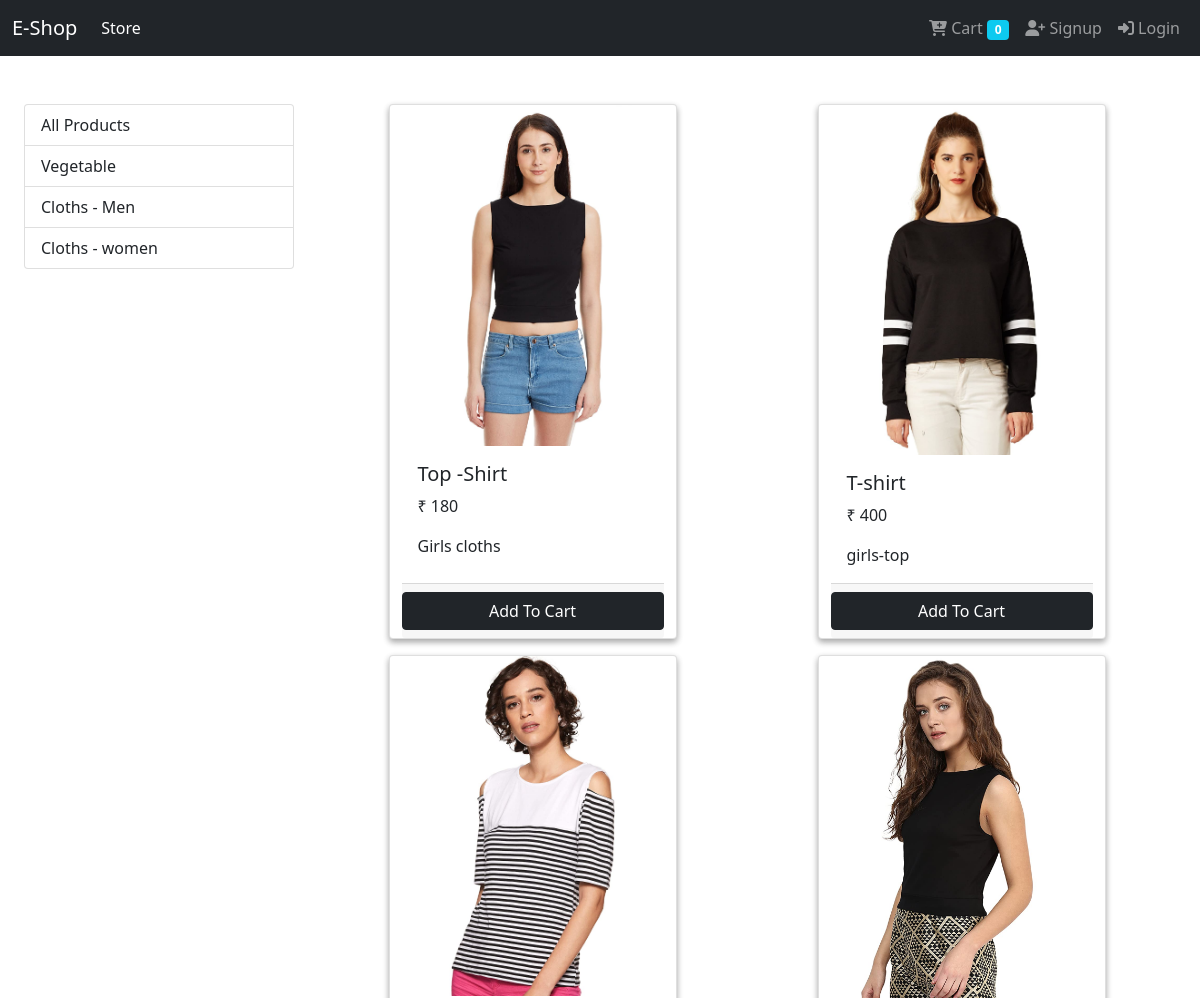
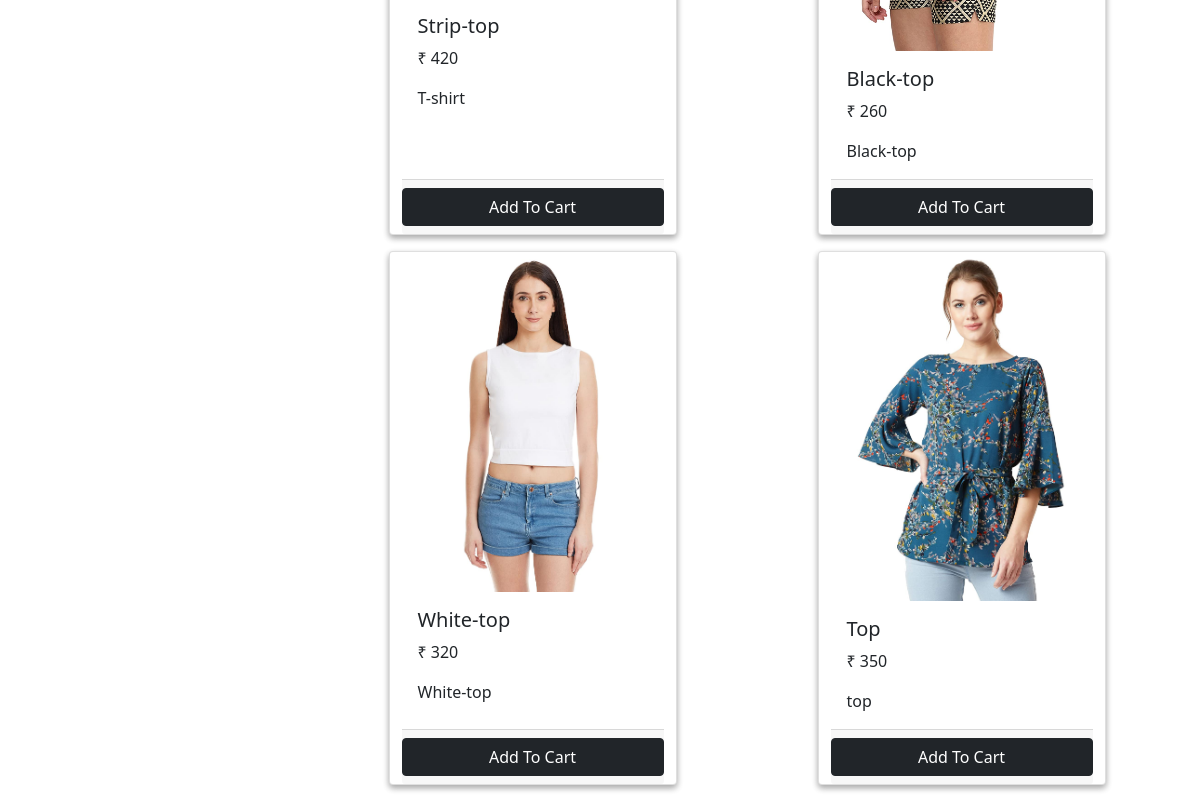
The app's page /?category=5 with its own data (2 pictures, top to bottom).
### store/models/category.py (models this page shows, shortened)
class Category(models.Model):
    name=models.CharField(max_length=20)
    @staticmethod
    def get_all_categories():
        return Category.objects.all()

### store/models/product.py (models this page shows, shortened)
class Product(models.Model):
    name=models.CharField(max_length=50)
    price=models.IntegerField(default=0)
    category= models.ForeignKey(Category,on_delete=models.CASCADE ,default=1)
    description=models.CharField(max_length=200,default='' , null=True, blank=True)
    image=models.ImageField(upload_to='upload/product/')
    @staticmethod
    def get_all_product_by_categoryid(category_id):
        if category_id:
            return Product.objects.filter(category=category_id)
        else:
            return Product.get_all_products()

### store/views/home.py (the view, shortened to what this page needs)
# urls.py: path('',Index.as_view() ,name='homepage'),
class Index(View):
    def get(self, request):
        cart=request.session.get('cart')
        if not cart:
            request.session['cart']={}
        products = None
        categories = Category.get_all_categories()
        categoryid = request.GET.get('category')
        if categoryid:
            products = Product.get_all_product_by_categoryid(categoryid)
        else:
            products = Product.get_all_products()
        data = {}
        data['products'] = products
        data['categories'] = categories
        return render(request, 'app/index.html', data)

### store/templatetags/cart.py (called while the page is built)
@register.filter(name='is_in_cart')
def is_in_cart(product  , cart):
    keys = cart.keys()
    for id in keys:
        if int(id) == product.id:
            return True
    return False

### store/templatetags/custom_filter.py (called while the page is built)
@register.filter(name='currency')
def currency(number):
    return '₹ '+str(number)

### store/templates/app/index.html (shortened to what this page needs)
{% extends 'app/base.html' %}
{% block content %}
{% load cart %}
{% load custom_filter %}
<div class="container-fluid mt-5">
    <div class="row">
        <div class="col-lg-3 col-md-10 mb-5 ">
            <div class="list-group">
                <a href="/" class="list-group-item list-group-item-action">All Products</a>
                {% for category in categories %}
                <a href="/?category={{category.id}}"
                    class="list-group-item list-group-item-action">{{category.name}}</a>
                {% endfor %}
            </div>
        </div>
        <div id="products" class="col-lg-9">
            <div class="row  mx-auto">
                {% for product in products %}
                <div class="card mx-auto mb-3" id="{{product.id}}" style="width: 18rem; box-shadow: rgba(0, 0, 0, 0.16) 0px 3px 6px, rgba(0, 0, 0, 0.23) 0px 3px 6px;">
                    <img src="{{product.image.url}}" class="card-img-top" alt="{{product.name}}">
                    <div class="card-body">
                        <h5 class="card-title">{{product.name}}</h5>
                        <p class="card-text">{{product.price|currency}}</p>
                        <p class="card-text">{{product.description}}</p>
                    </div>
                    <div class="card-footer p-0  no-gutter ">
                        {% if product|is_in_cart:request.session.cart %}
                        <div class="row ">
                            <form action="/#{{product.id}}" method="POST" class="col-2 p-0">
                                {% csrf_token %}
                                <input type="text" hidden name="product" value="{{product.id}}">
                                <input type="text" hidden name="remove" value="True">
                                <input type="submit" value=" - " class=" btn btn-block btn-dark ">
                            </form>
                            <div class="text-center col-8">{{product|cart_quantity:request.session.cart}} in cart</div>
                            <form action="/#{{product.id}}" method="POST" class="col-2 p-0">
                                {% csrf_token %}
                                <input type="text" hidden name="product" value="{{product.id}}">
                                <input type="submit" value=" + " class=" btn btn-block btn-dark ">
                            </form>
                        </div>
                        {% else %}
                        <form action="/#{{product.id}}" method="POST" class="d-grid gap-2 mt-2 mb-2">
                            <input type="submit" value="Add To Cart" class="btn btn-dark ">
                        </form>
                        {% endif %}
                    </div>
                </div>
                {% endfor %}
            </div>
        </div>
    </div>
</div>
{% endblock %}

### records on screen
Category: name "Vegetable"
Category: name "Cloths - Men"
Category: name "Cloths - women"
Product: image (picture), name "Top -Shirt", price "₹ 180", description "Girls cloths"
Product: image (picture), name "T-shirt", price "₹ 400", description "girls-top"
Product: image (picture), name "Strip-top", price "₹ 420", description "T-shirt"
Product: image (picture), name "Black-top", price "₹ 260", description "Black-top"
Product: {{ product.id }} 18 (drawn), image (picture), name "White-top", price "₹ 320", description "White-top"
Product: image (picture), name "Top", price "₹ 350", description "top"

### other values on screen
{{ request.session.cart.keys|length }} "0"
